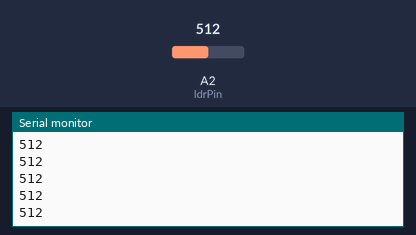
Bench run of a sketch on a simulated Arduino Uno, built with avr-gcc and run on an emulated ATmega328P. Parts: the last lines printed to the serial monitor. The inputs (shaded band) are chosen by the test bench; at power-on: A2 (ldrPin) = 512.

Above: at 1.2 s.
1.3 s: A2 (ldrPin) set to 710
At 2.1 s:
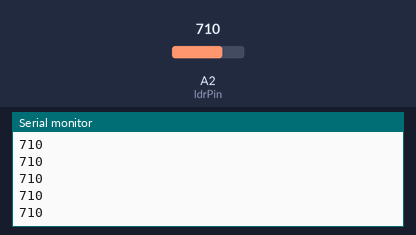
2.8 s: A2 (ldrPin) set to 716
At 3.7 s:
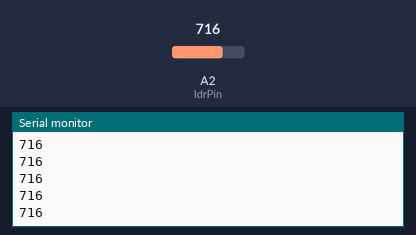
Timing chart, 0 to 5.8 s (numbered marks = the images above; inputs shaded):
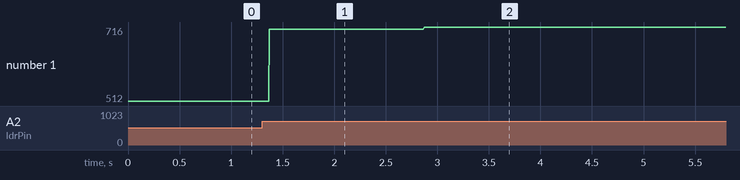

The sketch:

LAB1_LDR.ino
```cpp
int ldrPin = A2;  // LDR pin connected to analog pin A0

void setup() {
  Serial.begin(9600);  // Initialize serial communication at 9600 baud rate
}

void loop() {
  int ldrValue = analogRead(ldrPin);  // Read the analog value from the LDR
  Serial.println(ldrValue);  // Print the LDR value to the serial monitor

  if(ldrValue > 700){
    digitalWrite(13,HIGH);
  }else if(ldrValue < 700){
     digitalWrite(13,LOW);
  }

//  delay(500);  // Wait for 500 milliseconds before reading again
}
```

Measured:
- after the input at 1.3 s, the serial monitor: prints a new line after 0.07 s (image 1)
- after the input at 2.8 s, the serial monitor: prints a new line after 0.07 s (image 2)
- plotted number 1: 512 → 710 after the input at 1.3 s, 710 → 716 after the input at 2.8 s
